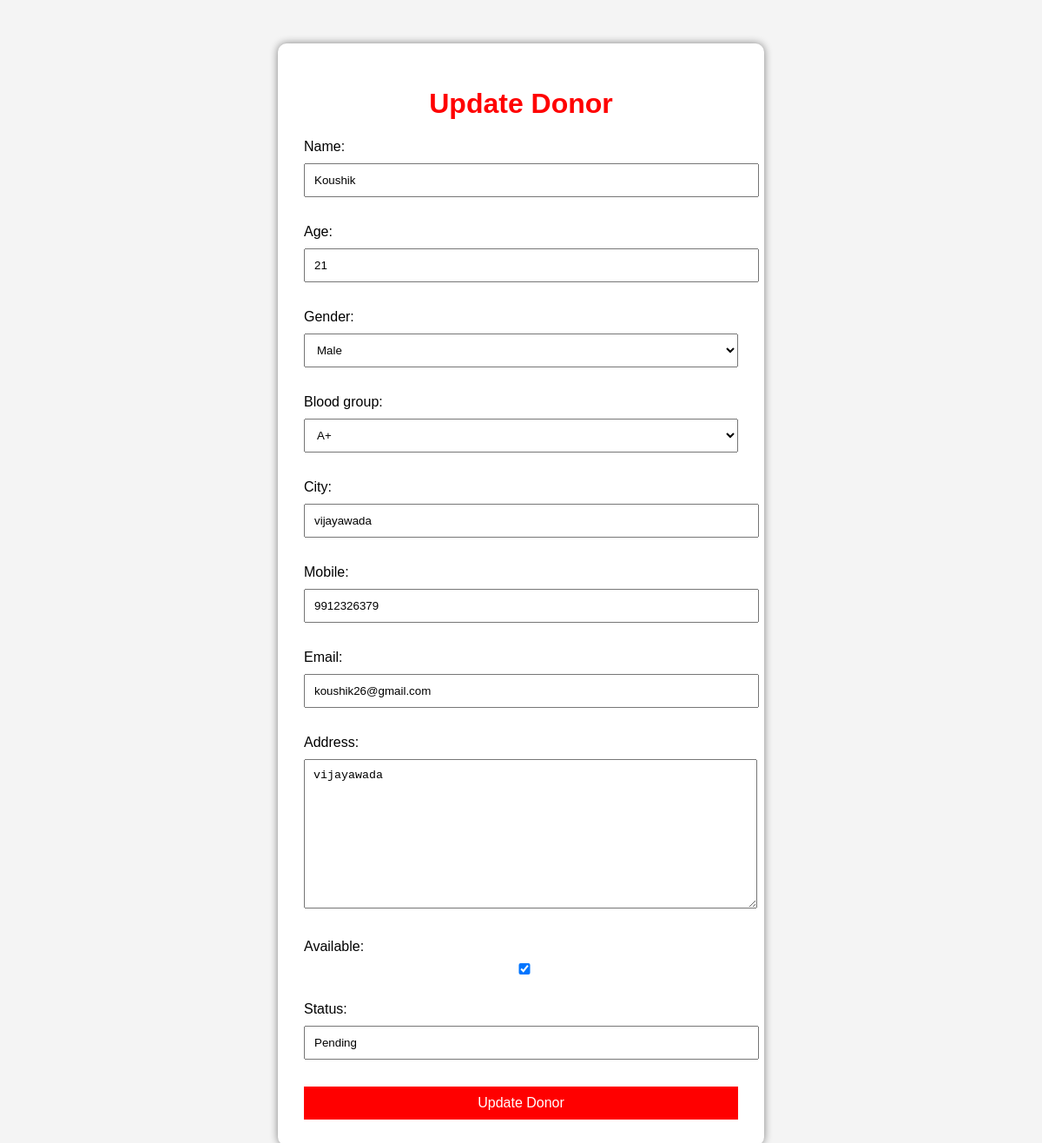
/update-donor/5/ (signed in), run on the app's committed database.
### donor/models.py (models this page shows, shortened)
class Donor(models.Model):
    name = models.CharField(
        max_length=100
    )
    age = models.IntegerField()
    gender = models.CharField(
        max_length=10
    )
    blood_group = models.CharField(
        max_length=5
    )
    city = models.CharField(
        max_length=100
    )
    mobile = models.CharField(
    max_length=10,
    validators=[
        RegexValidator(
            regex=r'^[0-9]{10}$',
            message='Enter valid 10 digit mobile number'
        )
    ]
)
    email = models.EmailField()
    address = models.TextField()
    available = models.BooleanField(
        default=True
    )
    status = models.CharField(
        max_length=20,
        default='Pending'
    )

### donor/views.py (the view)
@login_required(login_url='/login/')
def update_donor(request, id):
    donor = Donor.objects.get(id=id)
    form = DonorForm(
        request.POST or None,
        instance=donor
    )
    if form.is_valid():
        form.save()
        return redirect('/donor-list/')
    return render(
        request,
        'update_donor.html',
        {
            'form': form
        }
    )

### donor/forms.py (shortened to what this page needs)
class DonorForm(forms.ModelForm):
    class Meta:
        model = Donor
        fields = '__all__'
        widgets = {
            'blood_group': forms.Select(
                choices=[
                    ('A+', 'A+'),
                    ('A-', 'A-'),
                    ('B+', 'B+'),
                    ('B-', 'B-'),
                    ('O+', 'O+'),
                    ('O-', 'O-'),
                    ('AB+', 'AB+'),
                    ('AB-', 'AB-')
                ]
            ),
            'gender': forms.Select(
                choices=[
                    ('Male', 'Male'),
                    ('Female', 'Female'),
                    ('Other', 'Other')
                ]
            )
        }

### templates/update_donor.html (shortened to what this page needs)
<!DOCTYPE html>
<html>
<head>
</head>
<body>
    <div class="container">
        <h1>
            Update Donor
        </h1>
        <form method="POST">
            {{ form.as_p }}
            <button type="submit">
                Update Donor
            </button>
        </form>
    </div>
</body>
</html>

### templates/update_donor.html (style rules this page uses)
body { font-family:Arial; background:#f4f4f4; }
.container { width:500px; margin:auto; margin-top:50px; background:white; padding:30px; border-radius:10px; box-shadow:0px 0px 10px gray; }
h1 { text-align:center; color:red; }
input, textarea, select { width:100%; padding:10px; margin-top:10px; margin-bottom:15px; }
button { width:100%; padding:10px; background:red; color:white; border:none; font-size:16px; }

### data on the page
Donor: name "Koushik", age "21", gender "Male", blood_group "A+", city "vijayawada", mobile "9912326379", email "koushik26@gmail.com", address "vijayawada", available "☑", status "Pending"
